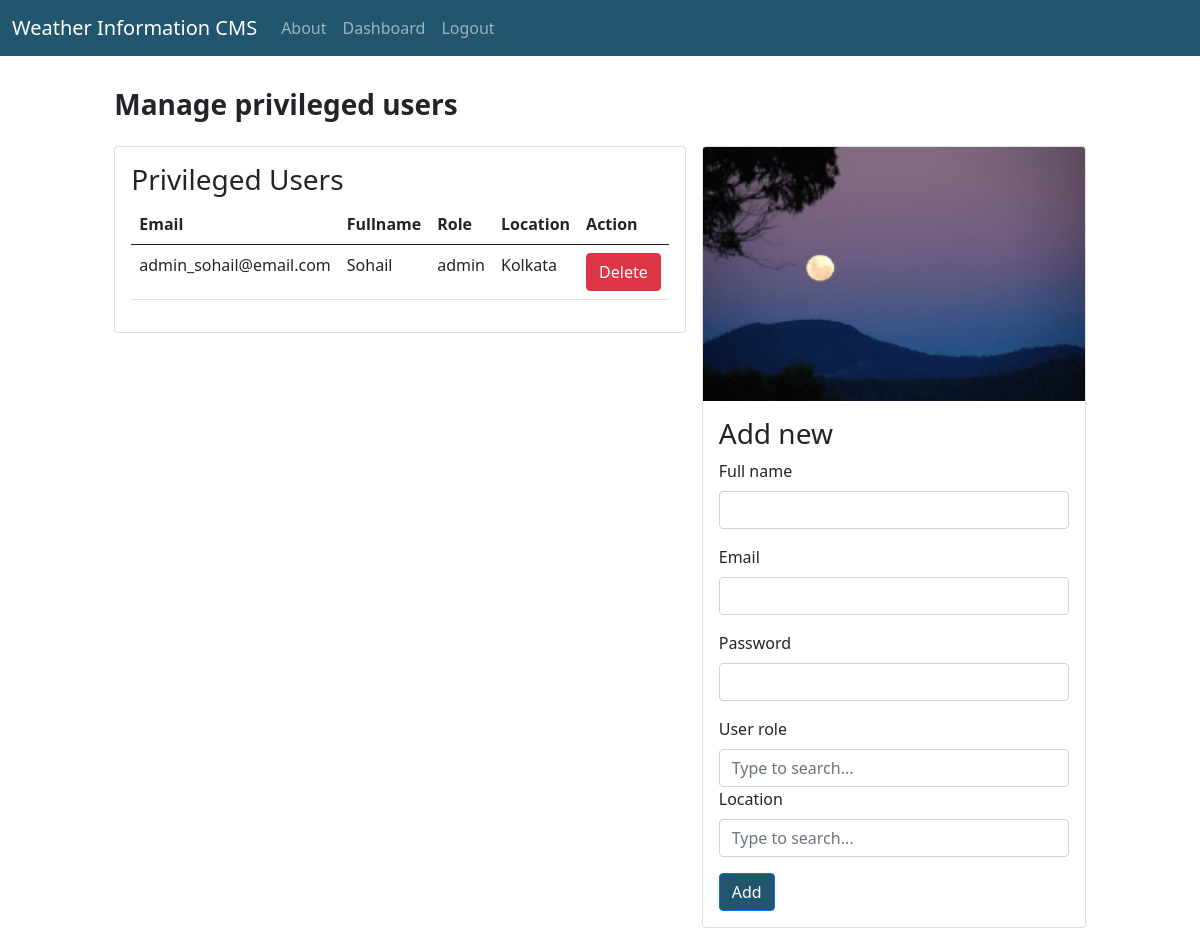
The app's page /manage/privUsers (signed in) with its own data.
### tables this page shows
CREATE TABLE users(
	email VARCHAR(255) NOT NULL UNIQUE,
	password VARCHAR(255) NOT NULL,
	fullname VARCHAR(255) NOT NULL,
	user_role VARCHAR(255) NOT NULL,
	location VARCHAR(255) NOT NULL
);

### app.py (the view)
@app.route('/manage/privUsers')
def managePrivUsers():
	if session['user_role'] != 'admin':
		return abort(403)
	all_priv_users = DBHelper.get_priv_users()
	supported_locations = DBHelper.get_supported_locations()
	return render_template('manage_users.html',page_title="Manage Weather Stations",all_priv_users=all_priv_users,supported_locations=supported_locations)

### AuxClasses.py (called while the page is built)
	@staticmethod
	def get_connection():
		conn = sqlite3.connect('wis_database.db',timeout=30)
		return conn

	@staticmethod
	def get_supported_locations():
		conn = DBHelper.get_connection()
		conn.row_factory = sqlite3.Row
		cur = conn.cursor()
		res = cur.execute("SELECT location FROM weather_stations").fetchall()
		conn.close()
		return res

	@staticmethod
	def get_priv_users():
		conn = DBHelper.get_connection()
		conn.row_factory = sqlite3.Row
		cur = conn.cursor()
		res = cur.execute("SELECT * FROM users WHERE user_role!='user'").fetchall()
		conn.close()
		return res

### templates/manage_users.html (shortened to what this page needs)
{% extends 'base.html' %}
{% block main_content %}
<br/>
<table style="margin-left: auto; margin-right: auto;" cellpadding="8rem">
	<thead>
		<tr>
			<th><h3><b>Manage privileged users</b></h3></th>
		</tr>
	</thead>
	<tr valign="top">
		<td>
			<div class="card" style="min-width: 24rem;">
		  <div class="card-body">
		  	<h3>Privileged Users</h3>
			<table class="table">
			  <thead>
			    <tr>
			      <th scope="col">Email</th>
			      <th scope="col">Fullname</th>
			      <th scope="col">Role</th>
			      <th scope="col">Location</th>
			      <th scope="col">Action</th>
			    </tr>
			  </thead>
			  <tbody>
			  	{% for row in all_priv_users %}
			    <tr>
			      <td>{{ row['email'] }}</td>
			      <td>{{ row['fullname'] }}</td>
			      <td>{{ row['user_role'] }}</td>
			      <td>{{ row['location'] }}</td>
			      <td><button id="delete_priv_user_button" type="button" class="btn btn-danger" onclick=this.style.opacity=0.8;this.innerText='Deleting...';delete_priv_user("{{ row['email'] }}")>Delete</button></td>
			    </tr>
			    {% endfor %}
			  </tbody>
			</table>
		  </div>
		</div>
		</td>
		<td>
			<div class="card" style="width: 24rem;">
			  <img src="{{ url_for('static',filename='images/clear_night.jpg') }}" class="card-img-top" alt="">
			  <div class="card-body">
			  	<h3>Add new</h3>
			    <div class="mb-3">
				    <label for="fullname" class="form-label">Full name</label>
				    <input type="form-text" class="form-control" id="fullname" aria-describedby="fullnameHelp" name="fullname" value="{{ request.form['fullname'] }}">
				  </div>
				  <div class="mb-3">
				    <label for="email" class="form-label">Email</label>
				    <input type="email" class="form-control" id="email" aria-describedby="emailHelp" name="email" value="{{ request.form['email'] }}">
				  </div>
				  <div class="mb-3">
				    <label for="password" class="form-label">Password</label>
				    <input type="password" class="form-control" id="password" aria-describedby="passwordHelp" name="password" value="{{ request.form['password'] }}">
				  </div>
				  <label for="user_role" class="form-label">User role</label>
					<input name="user_role" class="form-control" list="user_role_list" id="user_role" placeholder="Type to search...">
				  <div class="mb-3">
				    <label for="location" class="form-label">Location</label>
				    <input class="form-control" list="location_list" id="location" placeholder="Type to search..." name="location">
				  </div>
				  <button id="submit_new_priv_user_button" onclick="add_priv_user(document.getElementById('fullname').value,document.getElementById('email').value,document.getElementById('password').value,document.getElementById('user_role').value,document.getElementById('location').value)" type="submit" class="btn btn-primary" style="background-color: #21566e">Add</button>
  </div>
</div>
		</td>
	</tr>
</table>
{% endblock %}

### records on screen
users: email "admin_sohail@email.com", fullname "Sohail", user_role "admin", location "Kolkata"
